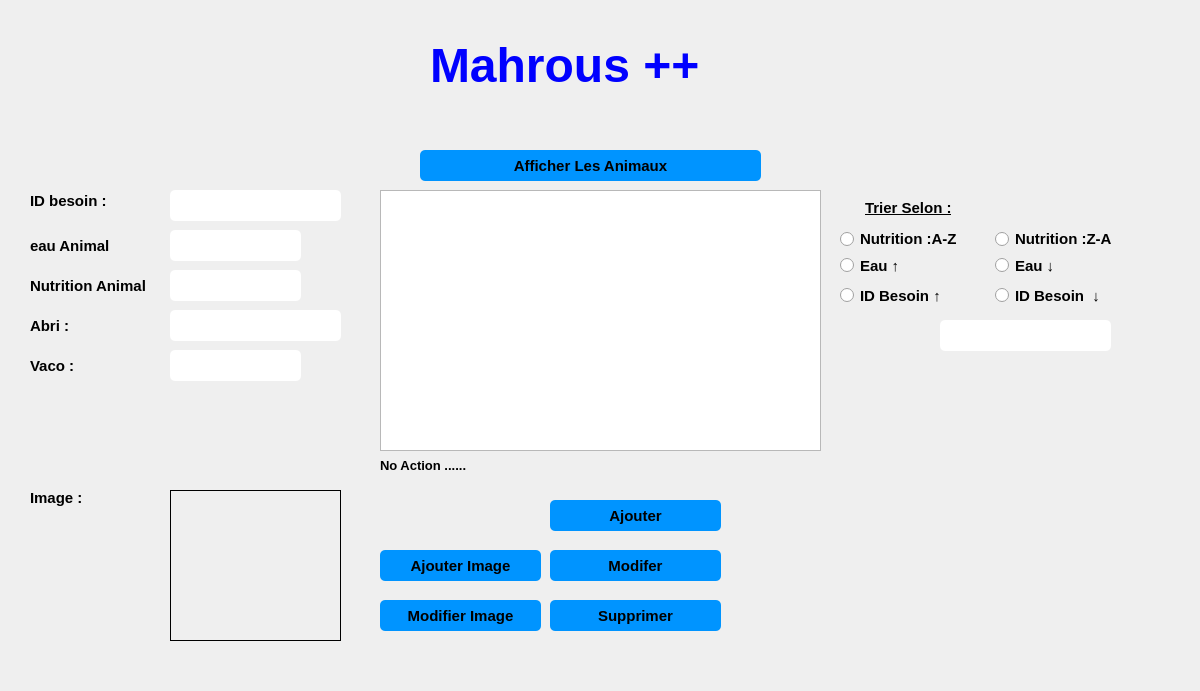
<?xml version="1.0" encoding="UTF-8"?>
<ui version="4.0">
 <class>besoinanimaux</class>
 <widget class="QDialog" name="besoinanimaux">
  <property name="geometry">
   <rect>
    <x>0</x>
    <y>0</y>
    <width>1200</width>
    <height>691</height>
   </rect>
  </property>
  <property name="windowTitle">
   <string>Dialog</string>
  </property>
  <widget class="QLabel" name="label">
   <property name="geometry">
    <rect>
     <x>30</x>
     <y>185</y>
     <width>101</width>
     <height>31</height>
    </rect>
   </property>
   <property name="font">
    <font>
     <pointsize>11</pointsize>
     <weight>75</weight>
     <bold>true</bold>
    </font>
   </property>
   <property name="text">
    <string>ID besoin :</string>
   </property>
   <property name="buddy">
    <cstring>cx_idb</cstring>
   </property>
  </widget>
  <widget class="QLineEdit" name="cx_idb">
   <property name="geometry">
    <rect>
     <x>170</x>
     <y>190</y>
     <width>171</width>
     <height>31</height>
    </rect>
   </property>
   <property name="styleSheet">
    <string notr="true">QLineEdit {
padding: 5px;
border-radius: 5px;

font-weight: bold;
}</string>
   </property>
  </widget>
  <widget class="QLabel" name="label_2">
   <property name="geometry">
    <rect>
     <x>30</x>
     <y>235</y>
     <width>111</width>
     <height>21</height>
    </rect>
   </property>
   <property name="font">
    <font>
     <pointsize>11</pointsize>
     <weight>75</weight>
     <bold>true</bold>
    </font>
   </property>
   <property name="text">
    <string>eau Animal</string>
   </property>
   <property name="buddy">
    <cstring>cx_eau</cstring>
   </property>
  </widget>
  <widget class="QLineEdit" name="cx_eau">
   <property name="geometry">
    <rect>
     <x>170</x>
     <y>230</y>
     <width>131</width>
     <height>31</height>
    </rect>
   </property>
   <property name="styleSheet">
    <string notr="true">QLineEdit {
padding: 5px;
border-radius: 5px;

font-weight: bold;
}</string>
   </property>
  </widget>
  <widget class="QLineEdit" name="cx_nutrition">
   <property name="geometry">
    <rect>
     <x>170</x>
     <y>270</y>
     <width>131</width>
     <height>31</height>
    </rect>
   </property>
   <property name="styleSheet">
    <string notr="true">QLineEdit {
padding: 5px;
border-radius: 5px;

font-weight: bold;
}</string>
   </property>
  </widget>
  <widget class="QLabel" name="label_5">
   <property name="geometry">
    <rect>
     <x>30</x>
     <y>270</y>
     <width>131</width>
     <height>31</height>
    </rect>
   </property>
   <property name="font">
    <font>
     <pointsize>11</pointsize>
     <weight>75</weight>
     <bold>true</bold>
    </font>
   </property>
   <property name="text">
    <string>Nutrition Animal</string>
   </property>
   <property name="buddy">
    <cstring>cx_nutrition</cstring>
   </property>
  </widget>
  <widget class="QLabel" name="label_6">
   <property name="geometry">
    <rect>
     <x>30</x>
     <y>310</y>
     <width>61</width>
     <height>31</height>
    </rect>
   </property>
   <property name="font">
    <font>
     <pointsize>11</pointsize>
     <weight>75</weight>
     <bold>true</bold>
    </font>
   </property>
   <property name="text">
    <string>Abri :</string>
   </property>
   <property name="buddy">
    <cstring>cx_abri</cstring>
   </property>
  </widget>
  <widget class="QLineEdit" name="cx_abri">
   <property name="geometry">
    <rect>
     <x>170</x>
     <y>310</y>
     <width>171</width>
     <height>31</height>
    </rect>
   </property>
   <property name="styleSheet">
    <string notr="true">QLineEdit {
padding: 5px;
border-radius: 5px;

font-weight: bold;
}</string>
   </property>
  </widget>
  <widget class="QTableView" name="afficher_besoinanimaux">
   <property name="geometry">
    <rect>
     <x>380</x>
     <y>190</y>
     <width>441</width>
     <height>261</height>
    </rect>
   </property>
   <property name="styleSheet">
    <string notr="true">QScrollBar:vertical {
                 background: #0094ff;
                }
                QScrollBar:horizontal {
                 background: #0094ff;
                }

QTableView  
{  
  qproperty-currentItemBackground: #cccccc;  
}</string>
   </property>
  </widget>
  <widget class="QLabel" name="pic">
   <property name="geometry">
    <rect>
     <x>0</x>
     <y>0</y>
     <width>1200</width>
     <height>691</height>
    </rect>
   </property>
   <property name="text">
    <string/>
   </property>
  </widget>
  <widget class="QPushButton" name="pushButton">
   <property name="geometry">
    <rect>
     <x>550</x>
     <y>500</y>
     <width>171</width>
     <height>31</height>
    </rect>
   </property>
   <property name="font">
    <font>
     <pointsize>11</pointsize>
     <weight>75</weight>
     <bold>true</bold>
    </font>
   </property>
   <property name="styleSheet">
    <string notr="true">QPushButton {
padding: 5px;
border-radius: 5px;
background-color:#0094ff;
font-weight: bold;
}
QPushButton:hover
{
color :white;
}</string>
   </property>
   <property name="text">
    <string>Ajouter</string>
   </property>
  </widget>
  <widget class="QPushButton" name="pushButton_3">
   <property name="geometry">
    <rect>
     <x>550</x>
     <y>550</y>
     <width>171</width>
     <height>31</height>
    </rect>
   </property>
   <property name="font">
    <font>
     <pointsize>11</pointsize>
     <weight>75</weight>
     <bold>true</bold>
    </font>
   </property>
   <property name="styleSheet">
    <string notr="true">QPushButton {
padding: 5px;
border-radius: 5px;
background-color:#0094ff;
font-weight: bold;
}
QPushButton:hover
{
color :white;
}</string>
   </property>
   <property name="text">
    <string>Modifer</string>
   </property>
  </widget>
  <widget class="QPushButton" name="pushButton_2">
   <property name="geometry">
    <rect>
     <x>550</x>
     <y>600</y>
     <width>171</width>
     <height>31</height>
    </rect>
   </property>
   <property name="font">
    <font>
     <pointsize>11</pointsize>
     <weight>75</weight>
     <bold>true</bold>
    </font>
   </property>
   <property name="styleSheet">
    <string notr="true">QPushButton {
padding: 5px;
border-radius: 5px;
background-color:#0094ff;
font-weight: bold;
}
QPushButton:hover
{
color :white;
}</string>
   </property>
   <property name="text">
    <string>Supprimer</string>
   </property>
  </widget>
  <widget class="QPushButton" name="pushButton_9">
   <property name="geometry">
    <rect>
     <x>420</x>
     <y>150</y>
     <width>341</width>
     <height>31</height>
    </rect>
   </property>
   <property name="font">
    <font>
     <pointsize>11</pointsize>
     <weight>75</weight>
     <bold>true</bold>
    </font>
   </property>
   <property name="styleSheet">
    <string notr="true">QPushButton {
padding: 5px;
border-radius: 5px;
background-color:#0094ff;
font-weight: bold;
}
QPushButton:hover
{
color :white;
}</string>
   </property>
   <property name="text">
    <string>Afficher Les Animaux</string>
   </property>
  </widget>
  <widget class="QLabel" name="label_10">
   <property name="geometry">
    <rect>
     <x>30</x>
     <y>490</y>
     <width>61</width>
     <height>16</height>
    </rect>
   </property>
   <property name="font">
    <font>
     <pointsize>11</pointsize>
     <weight>75</weight>
     <bold>true</bold>
    </font>
   </property>
   <property name="text">
    <string>Image :</string>
   </property>
  </widget>
  <widget class="QLabel" name="photo">
   <property name="geometry">
    <rect>
     <x>170</x>
     <y>490</y>
     <width>171</width>
     <height>151</height>
    </rect>
   </property>
   <property name="frameShape">
    <enum>QFrame::Box</enum>
   </property>
   <property name="text">
    <string/>
   </property>
  </widget>
  <widget class="QPushButton" name="pushButton_5">
   <property name="geometry">
    <rect>
     <x>380</x>
     <y>550</y>
     <width>161</width>
     <height>31</height>
    </rect>
   </property>
   <property name="font">
    <font>
     <pointsize>11</pointsize>
     <weight>75</weight>
     <bold>true</bold>
    </font>
   </property>
   <property name="styleSheet">
    <string notr="true">QPushButton {
padding: 5px;
border-radius: 5px;
background-color:#0094ff;
font-weight: bold;
}
QPushButton:hover
{
color :white;
}</string>
   </property>
   <property name="text">
    <string>Ajouter Image</string>
   </property>
  </widget>
  <widget class="QLabel" name="chemin">
   <property name="geometry">
    <rect>
     <x>170</x>
     <y>640</y>
     <width>391</width>
     <height>20</height>
    </rect>
   </property>
   <property name="text">
    <string/>
   </property>
  </widget>
  <widget class="QLabel" name="label_8">
   <property name="geometry">
    <rect>
     <x>380</x>
     <y>450</y>
     <width>371</width>
     <height>31</height>
    </rect>
   </property>
   <property name="font">
    <font>
     <pointsize>10</pointsize>
     <weight>75</weight>
     <bold>true</bold>
    </font>
   </property>
   <property name="text">
    <string>No Action ......</string>
   </property>
  </widget>
  <widget class="QLineEdit" name="recherche">
   <property name="geometry">
    <rect>
     <x>940</x>
     <y>320</y>
     <width>171</width>
     <height>31</height>
    </rect>
   </property>
   <property name="styleSheet">
    <string notr="true">QLineEdit {
padding: 5px;
border-radius: 5px;

font-weight: bold;
}</string>
   </property>
  </widget>
  <widget class="QPushButton" name="pushButton_8">
   <property name="geometry">
    <rect>
     <x>840</x>
     <y>320</y>
     <width>51</width>
     <height>31</height>
    </rect>
   </property>
   <property name="font">
    <font>
     <pointsize>10</pointsize>
     <weight>75</weight>
     <bold>true</bold>
    </font>
   </property>
   <property name="styleSheet">
    <string notr="true">QPushButton { border: none;image :url(C:/Users/ASUS/Downloads/loupe.png);}
QPushButton:hover
{
border: none;image :url(C:/Users/ASUS/Downloads/business-and-finance (3).png);
}
</string>
   </property>
   <property name="text">
    <string/>
   </property>
  </widget>
  <widget class="QRadioButton" name="radioButton_5">
   <property name="geometry">
    <rect>
     <x>835</x>
     <y>250</y>
     <width>111</width>
     <height>31</height>
    </rect>
   </property>
   <property name="font">
    <font>
     <pointsize>11</pointsize>
     <weight>75</weight>
     <bold>true</bold>
    </font>
   </property>
   <property name="styleSheet">
    <string notr="true">
padding: 5px;
border-radius: 5px;

font-weight: bold;
</string>
   </property>
   <property name="text">
    <string>Eau ↑ </string>
   </property>
  </widget>
  <widget class="QRadioButton" name="radioButton_3">
   <property name="geometry">
    <rect>
     <x>990</x>
     <y>250</y>
     <width>111</width>
     <height>31</height>
    </rect>
   </property>
   <property name="font">
    <font>
     <pointsize>11</pointsize>
     <weight>75</weight>
     <bold>true</bold>
    </font>
   </property>
   <property name="styleSheet">
    <string notr="true">
padding: 5px;
border-radius: 5px;

font-weight: bold;
</string>
   </property>
   <property name="text">
    <string>Eau ↓</string>
   </property>
  </widget>
  <widget class="QRadioButton" name="radioButton">
   <property name="geometry">
    <rect>
     <x>835</x>
     <y>280</y>
     <width>131</width>
     <height>31</height>
    </rect>
   </property>
   <property name="font">
    <font>
     <pointsize>11</pointsize>
     <weight>75</weight>
     <bold>true</bold>
    </font>
   </property>
   <property name="styleSheet">
    <string notr="true">
padding: 5px;
border-radius: 5px;

font-weight: bold;
</string>
   </property>
   <property name="text">
    <string>ID Besoin ↑</string>
   </property>
  </widget>
  <widget class="QRadioButton" name="radioButton_2">
   <property name="geometry">
    <rect>
     <x>990</x>
     <y>280</y>
     <width>131</width>
     <height>31</height>
    </rect>
   </property>
   <property name="font">
    <font>
     <pointsize>11</pointsize>
     <weight>75</weight>
     <bold>true</bold>
    </font>
   </property>
   <property name="styleSheet">
    <string notr="true">
padding: 5px;
border-radius: 5px;

font-weight: bold;
</string>
   </property>
   <property name="text">
    <string>ID Besoin  ↓</string>
   </property>
  </widget>
  <widget class="QPushButton" name="pushButton_10">
   <property name="geometry">
    <rect>
     <x>970</x>
     <y>380</y>
     <width>61</width>
     <height>61</height>
    </rect>
   </property>
   <property name="font">
    <font>
     <pointsize>10</pointsize>
     <weight>75</weight>
     <bold>true</bold>
    </font>
   </property>
   <property name="styleSheet">
    <string notr="true">QPushButton { border: none;image :url(C:/Users/ASUS/Downloads/bars (2).png);}
QPushButton:hover
{
border: none;image :url(C:/Users/ASUS/Downloads/bars (1).png);
}
</string>
   </property>
   <property name="text">
    <string/>
   </property>
  </widget>
  <widget class="QRadioButton" name="radioButton_4">
   <property name="geometry">
    <rect>
     <x>840</x>
     <y>230</y>
     <width>131</width>
     <height>18</height>
    </rect>
   </property>
   <property name="font">
    <font>
     <pointsize>11</pointsize>
     <weight>75</weight>
     <bold>true</bold>
    </font>
   </property>
   <property name="text">
    <string>Nutrition :A-Z</string>
   </property>
  </widget>
  <widget class="QRadioButton" name="radioButton_6">
   <property name="geometry">
    <rect>
     <x>995</x>
     <y>230</y>
     <width>131</width>
     <height>18</height>
    </rect>
   </property>
   <property name="font">
    <font>
     <pointsize>11</pointsize>
     <weight>75</weight>
     <bold>true</bold>
    </font>
   </property>
   <property name="text">
    <string>Nutrition :Z-A</string>
   </property>
  </widget>
  <widget class="QLabel" name="label_4">
   <property name="geometry">
    <rect>
     <x>865</x>
     <y>200</y>
     <width>101</width>
     <height>16</height>
    </rect>
   </property>
   <property name="font">
    <font>
     <pointsize>11</pointsize>
     <weight>75</weight>
     <bold>true</bold>
     <underline>true</underline>
    </font>
   </property>
   <property name="text">
    <string>Trier Selon :</string>
   </property>
  </widget>
  <widget class="QPushButton" name="pushButton_4">
   <property name="geometry">
    <rect>
     <x>380</x>
     <y>600</y>
     <width>161</width>
     <height>31</height>
    </rect>
   </property>
   <property name="font">
    <font>
     <pointsize>11</pointsize>
     <weight>75</weight>
     <bold>true</bold>
    </font>
   </property>
   <property name="styleSheet">
    <string notr="true">QPushButton {
padding: 5px;
border-radius: 5px;
background-color:#0094ff;
font-weight: bold;
}
QPushButton:hover
{
color :white;
}</string>
   </property>
   <property name="text">
    <string>Modifier Image</string>
   </property>
  </widget>
  <widget class="QLabel" name="label_11">
   <property name="geometry">
    <rect>
     <x>430</x>
     <y>30</y>
     <width>331</width>
     <height>71</height>
    </rect>
   </property>
   <property name="text">
    <string>&lt;html&gt;&lt;head/&gt;&lt;body&gt;&lt;p&gt;&lt;span style=&quot; font-size:36pt; font-weight:600; color:#0000ff;&quot;&gt;Mahrous ++&lt;/span&gt;&lt;/p&gt;&lt;/body&gt;&lt;/html&gt;</string>
   </property>
  </widget>
  <widget class="QLineEdit" name="cx_vaco">
   <property name="geometry">
    <rect>
     <x>170</x>
     <y>350</y>
     <width>131</width>
     <height>31</height>
    </rect>
   </property>
   <property name="styleSheet">
    <string notr="true">QLineEdit {
padding: 5px;
border-radius: 5px;

font-weight: bold;
}</string>
   </property>
  </widget>
  <widget class="QLabel" name="label_7">
   <property name="geometry">
    <rect>
     <x>30</x>
     <y>350</y>
     <width>61</width>
     <height>31</height>
    </rect>
   </property>
   <property name="font">
    <font>
     <pointsize>11</pointsize>
     <weight>75</weight>
     <bold>true</bold>
    </font>
   </property>
   <property name="text">
    <string>Vaco :</string>
   </property>
   <property name="buddy">
    <cstring>cx_abri</cstring>
   </property>
  </widget>
  <widget class="QPushButton" name="pushButton_12">
   <property name="geometry">
    <rect>
     <x>830</x>
     <y>380</y>
     <width>71</width>
     <height>61</height>
    </rect>
   </property>
   <property name="font">
    <font>
     <pointsize>11</pointsize>
     <weight>75</weight>
     <bold>true</bold>
    </font>
   </property>
   <property name="styleSheet">
    <string notr="true">QPushButton { border: none;image :url(C:/Users/ASUS/Downloads/pdf (1).png);}
QPushButton:hover
{
border: none;image :url(C:/Users/ASUS/Downloads/multimedia (1).png);
}
</string>
   </property>
   <property name="text">
    <string/>
   </property>
  </widget>
  <widget class="QLabel" name="label_3">
   <property name="geometry">
    <rect>
     <x>300</x>
     <y>230</y>
     <width>47</width>
     <height>31</height>
    </rect>
   </property>
   <property name="styleSheet">
    <string notr="true">image:url(C:/Users/ASUS/Downloads/weather.png)</string>
   </property>
   <property name="text">
    <string/>
   </property>
  </widget>
  <widget class="QLabel" name="label_9">
   <property name="geometry">
    <rect>
     <x>300</x>
     <y>270</y>
     <width>47</width>
     <height>31</height>
    </rect>
   </property>
   <property name="styleSheet">
    <string notr="true">image:url(C:/Users/ASUS/Downloads/dog (1).png)</string>
   </property>
   <property name="text">
    <string/>
   </property>
  </widget>
  <widget class="QLabel" name="label_12">
   <property name="geometry">
    <rect>
     <x>300</x>
     <y>350</y>
     <width>47</width>
     <height>31</height>
    </rect>
   </property>
   <property name="styleSheet">
    <string notr="true">image:url(C:/Users/ASUS/Downloads/vaccine.png)</string>
   </property>
   <property name="text">
    <string/>
   </property>
  </widget>
  <widget class="QLabel" name="label_13">
   <property name="geometry">
    <rect>
     <x>110</x>
     <y>500</y>
     <width>47</width>
     <height>41</height>
    </rect>
   </property>
   <property name="styleSheet">
    <string notr="true">image:url(C:/Users/ASUS/Downloads/image.png)</string>
   </property>
   <property name="text">
    <string/>
   </property>
  </widget>
  <zorder>pic</zorder>
  <zorder>label</zorder>
  <zorder>cx_idb</zorder>
  <zorder>label_2</zorder>
  <zorder>cx_eau</zorder>
  <zorder>cx_nutrition</zorder>
  <zorder>label_5</zorder>
  <zorder>label_6</zorder>
  <zorder>cx_abri</zorder>
  <zorder>afficher_besoinanimaux</zorder>
  <zorder>pushButton</zorder>
  <zorder>pushButton_3</zorder>
  <zorder>pushButton_2</zorder>
  <zorder>pushButton_9</zorder>
  <zorder>label_10</zorder>
  <zorder>photo</zorder>
  <zorder>pushButton_5</zorder>
  <zorder>chemin</zorder>
  <zorder>label_8</zorder>
  <zorder>recherche</zorder>
  <zorder>pushButton_8</zorder>
  <zorder>radioButton_5</zorder>
  <zorder>radioButton_3</zorder>
  <zorder>radioButton</zorder>
  <zorder>radioButton_2</zorder>
  <zorder>pushButton_10</zorder>
  <zorder>radioButton_4</zorder>
  <zorder>radioButton_6</zorder>
  <zorder>label_4</zorder>
  <zorder>pushButton_4</zorder>
  <zorder>label_11</zorder>
  <zorder>cx_vaco</zorder>
  <zorder>label_7</zorder>
  <zorder>pushButton_12</zorder>
  <zorder>label_3</zorder>
  <zorder>label_9</zorder>
  <zorder>label_12</zorder>
  <zorder>label_13</zorder>
 </widget>
 <resources/>
 <connections/>
</ui>
